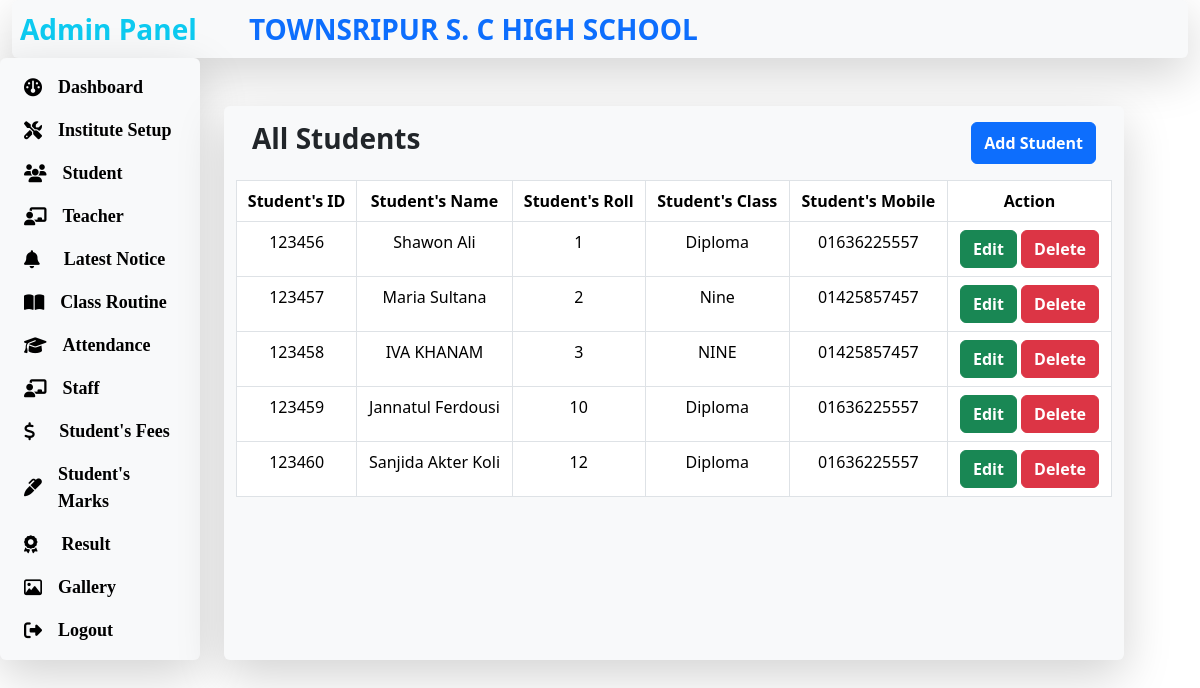
/student.php, run on the app's committed database.
### tables this page shows
CREATE TABLE `student` (
  `students_id` int(20) NOT NULL,
  `students_name` varchar(255) NOT NULL,
  `students_roll` varchar(255) NOT NULL,
  `students_class` varchar(255) NOT NULL,
  `students_mobile` varchar(11) NOT NULL
);

### student.php (the view, shortened to what this page needs)
<?php
    include("database.php");
?>
<!DOCTYPE html>
<html lang="en">
<head>
    <link rel="stylesheet" href="https://cdnjs.cloudflare.com/ajax/libs/font-awesome/6.4.2/css/all.min.css">
    <link href="https://cdn.jsdelivr.net/npm/bootstrap@5.3.2/dist/css/bootstrap.min.css" rel="stylesheet">
</head>
<body>
<div class="container-fluid">
    <div class="shadow-lg p-2 bg-body-tertiary rounded">
        <span class="fs-3 fw-bold text-info">Admin Panel</span>
        <span class="fs-3 fw-bold ms-5 text-primary">TOWNSRIPUR S. C HIGH SCHOOL</span>
    </div>
</div>
<div class="container-fluid">
    <div class="row">
        <div class="col-2 shadow-lg p-2 bg-body-tertiary rounded">
            <ul class="nav d-block">
                <li class="nav-item">
                    <a class="nav-link" href="dashboard.php">
                    <i class="fa-solid fa-gauge"></i>
                    <span class="ms-3">Dashboard</span>
                    </a>
                </li>
                <li class="nav-item">
                    <a class="nav-link" href="institute_setup.php">
                    <i class="fa-solid fa-screwdriver-wrench"></i>
                    <span class="ms-3">Institute Setup</span>
                    </a>
                </li>
                <li class="nav-item">
                    <a class="nav-link" href="student.php">
                    <i class="fa-solid fa-users"></i>
                    <span class="ms-3">Student</span>
                    </a>
                </li>
                <li class="nav-item">
                    <a class="nav-link" href="teacher.php">
                    <i class="fa-solid fa-chalkboard-user"></i>
                    <span class="ms-3">Teacher</span>
                    </a>
                </li>
                <li class="nav-item">
                    <a class="nav-link" href="latest_notice.php">
                    <i class="fa-solid fa-bell"></i>
                    <span class="ms-4">Latest Notice</span>
                    </a>
                </li>
                <li class="nav-item">
                    <a class="nav-link" href="#">
                    <i class="fa-solid fa-book-open"></i>
                    <span class="ms-3">Class Routine</span>
                    </a>
                </li>
                <li class="nav-item">
                    <a class="nav-link" href="#">
                    <i class="fa-solid fa-graduation-cap"></i>
                    <span class="ms-3">Attendance</span>
                    </a>
                </li>
                <li class="nav-item">
                    <a class="nav-link" href="#">
                    <i class="fa-solid fa-chalkboard-user"></i>
                    <span class="ms-3">Staff</span>
                    </a>
                </li>
                <li class="nav-item">
                    <a class="nav-link" href="#">
                    <i class="fa-solid fa-dollar-sign"></i>
                    <span class="ms-4">Student's Fees</span>
                    </a>
                </li>
                <li class="nav-item">
                    <a class="nav-link" href="#">
                    <i class="fa-solid fa-marker"></i>
                    <span class="ms-3">Student's Marks</span>
                    </a>
                </li>
                <li class="nav-item">
                    <a class="nav-link" href="#">
                    <i class="fa-solid fa-award"></i>
                    <span class="ms-4">Result</span>
                    </a>
                </li>
                <li class="nav-item">
                    <a class="nav-link" href="#">
                    <i class="fa-regular fa-image"></i>
                    <span class="ms-3">Gallery</span>
                    </a>
                </li>
                <li class="nav-item">
                    <a class="nav-link" href="logout.php">
                    <i class="fa-solid fa-right-from-bracket"></i>
                    <span class="ms-3">Logout</span>
                    </a>
                </li>
            </ul>
        </div>
        <div class="col-9 mt-5 ms-4 shadow-lg bg-body-tertiary rounded">
            <div class="d-flex justify-content-between m-3">
                <h3 class="fw-bold">All Students</h3>
                <button type="button" class="btn btn-primary fw-bold" data-bs-toggle="modal" data-bs-target="#exampleModal">Add Student</button>
            </div>
            <table class="table table-bordered text-center ">
                <tr>
                    <th>Student's ID</th>
                    <th>Student's Name</th>
                    <th>Student's Roll</th>
                    <th>Student's Class</th>
                    <th>Student's Mobile</th>
                    <th>Action</th>
                </tr>
                <?php
                    $sql = "SELECT * FROM student";
                    $result = mysqli_query($conn, $sql);
                    if(!$result){
                        die("SQL Statement Wrong");
                    }
                    else{
                        while($row = mysqli_fetch_assoc($result)){
                            ?>
                            <tr>
                                <td><?php echo $row['students_id']; ?></td>
                                <td><?php echo $row['students_name']; ?></td>
                                <td><?php echo $row['students_roll']; ?></td>
                                <td><?php echo $row['students_class']; ?></td>
                                <td><?php echo $row['students_mobile']; ?></td>
                                <td>
                                    <a href="update_student.php?students_id=<?php echo $row['students_id'];?>" class="btn btn-success fw-bold">Edit</a>
                                    <a href="delete_student.php?students_id=<?php echo $row['students_id'];?>" class="btn btn-danger fw-bold">Delete</a>
                                </td>
                            </tr>
                            <?php
                        }
                    }
                ?>
            </table>
        </div>
    </div>
</div>
  </body>
</html>

### student.php (style rules this page uses)
ul { list-style-type: none; }
.nav-link { color: black; font-family: Cambria, Cochin, Georgia, Times, 'Times New Roman', serif; font-size: 18px; font-weight: bold; display: flex; align-items: center; }

### data on the page
student: students_id "123456", students_name "Shawon Ali", students_roll "1", students_class "Diploma", students_mobile "01636225557"
student: students_id "123457", students_name "Maria Sultana", students_roll "2", students_class "Nine", students_mobile "01425857457"
student: students_id "123458", students_name "IVA KHANAM", students_roll "3", students_class "NINE", students_mobile "01425857457"
student: students_id "123459", students_name "Jannatul Ferdousi", students_roll "10", students_class "Diploma", students_mobile "01636225557"
student: students_id "123460", students_name "Sanjida Akter Koli", students_roll "12", students_class "Diploma", students_mobile "01636225557"
